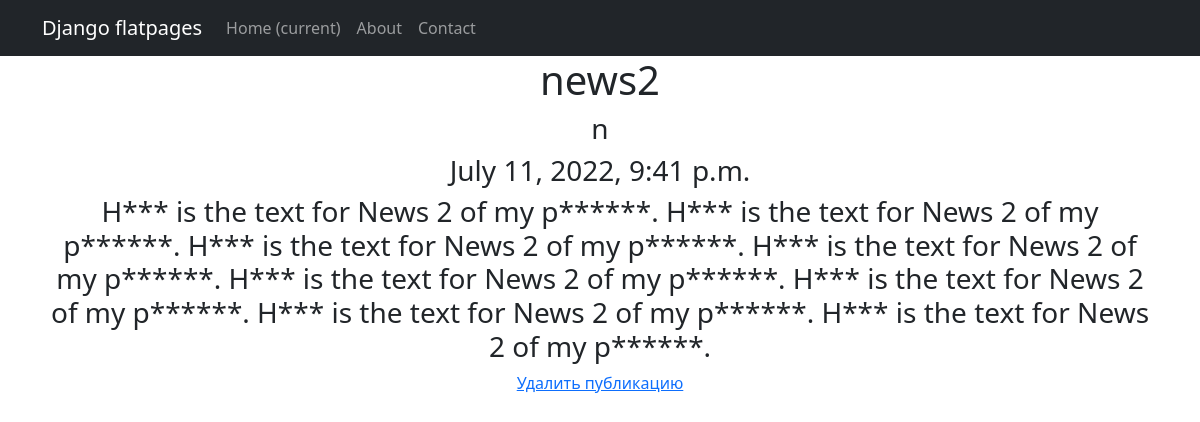
Screenshot of /news/2/ with the database file from the repository.
### news/models.py (models this page shows, shortened)
class Post(models.Model):
    news = 'n'
    article = 'a'
    TYPES = [(news, 'Новость'), (article, 'Статья')]
    author = models.ForeignKey(Author, on_delete=models.CASCADE, blank=True)
    type = models.CharField(max_length=1, choices=TYPES, default=news)
    post_time = models.DateTimeField(auto_now_add=True)
    category = models.ManyToManyField(Category, through='PostCategory')
    header = models.CharField(max_length=100, blank=True)
    text = models.TextField(blank=True)
    _rating = models.IntegerField(default=0, db_column='rating')
    def get_absolute_url(self):
        return reverse('post_detail', args=[str(self.id)])
    @property
    def rating(self):
        return self._rating

### news/views.py (the view)
# urls.py: path('<int:pk>/', PostDetail.as_view(), name='post_detail'),
class PostDetail(DetailView):
    model = Post
    template_name = 'post.html'
    context_object_name = 'post'
    def get_object(self, *args, **kwargs):  # переопределяем метод получения объекта, как ни странно
        obj = cache.get(f'post-{self.kwargs["pk"]}', None)
        if not obj:
            obj = super().get_object(queryset=self.queryset)
            cache.set(f'post-{self.kwargs["pk"]}', obj)
        return obj

### news/templatetags/custom_filters.py (called while the page is built)
@register.filter()
def censor(text: str):
    for char_index in range(len(text)):
        for bad_word in BAD_WORDS:
            word_len = len(bad_word)
            if text[char_index: char_index+word_len] == bad_word:
                text = text[: char_index+1] + '*' * (word_len-1) + text[char_index+word_len:]
                char_index += word_len
                break
    return text

### templates/post.html (shortened to what this page needs)
{% extends 'flatpages/default.html' %}
{% load custom_filters %}
{% block content %}
<h1>{{ post.header|censor }}</h1>
<h3>{{ post.type }}</h3>
<h3>{{ post.post_time }}</h3>
<h3>{{ post.text|censor }}</h3>
<a href = {{ post.get_absolute_url }}delete/> Удалить публикацию </a> <br>
{% endblock content %}

### rows the page displays
Post: header|censor "news2", type "n", post_time "July 11, 2022, 9:41 p.m.", text|censor "H*** is the text for News 2 of my p******. H*** is the text for News 2 of my p******. H*** is the text for News 2 of my p******. H*** is the text for News 2 of my p******. H*** is the text for News 2 of my p******. H*** is the text for News 2 of my p******. H*** is the text for News 2 of my p******. H*** is the text for News 2 of my p******."
